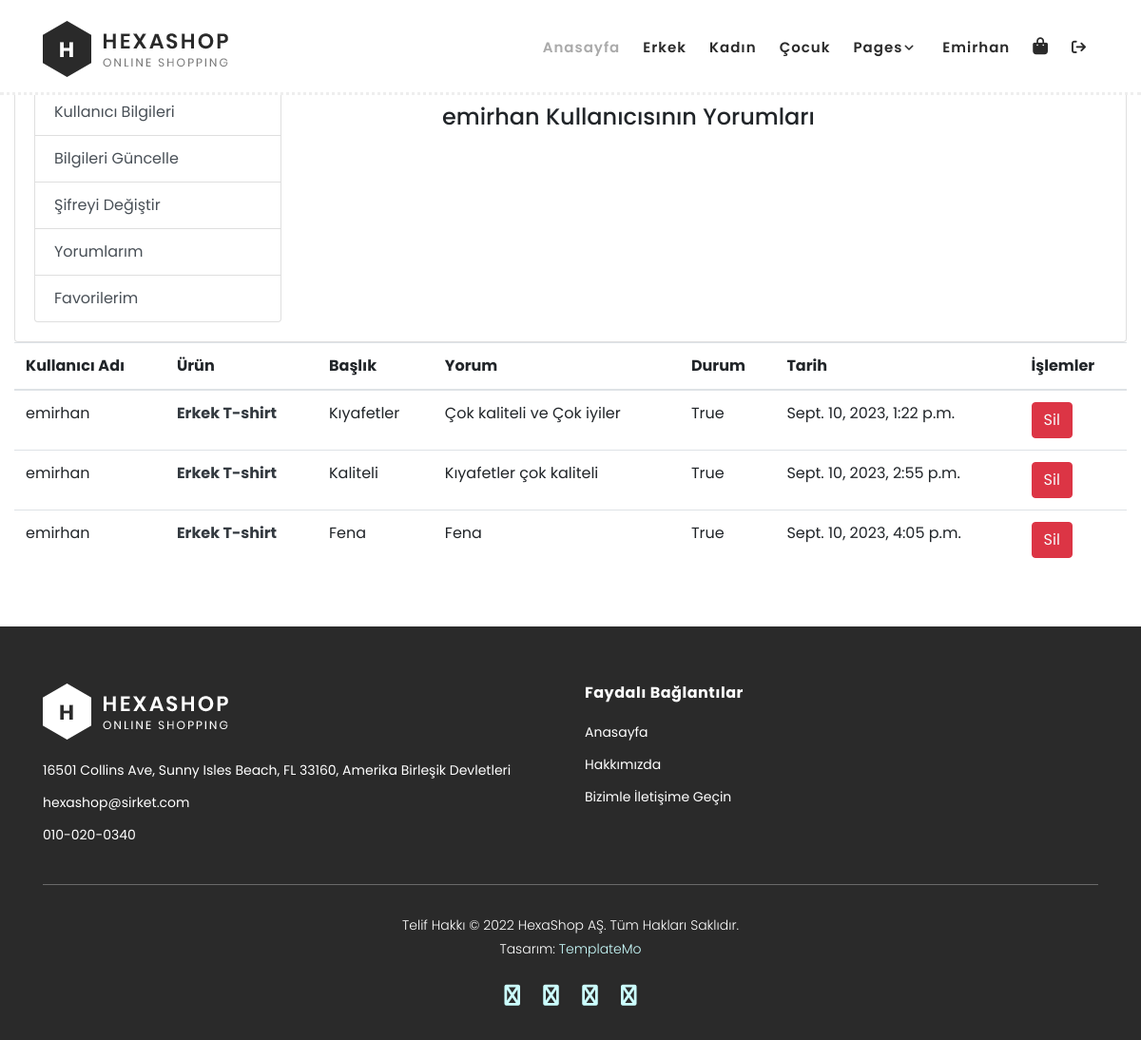
The page /user/comments/ (signed in) on the database as committed earlier.
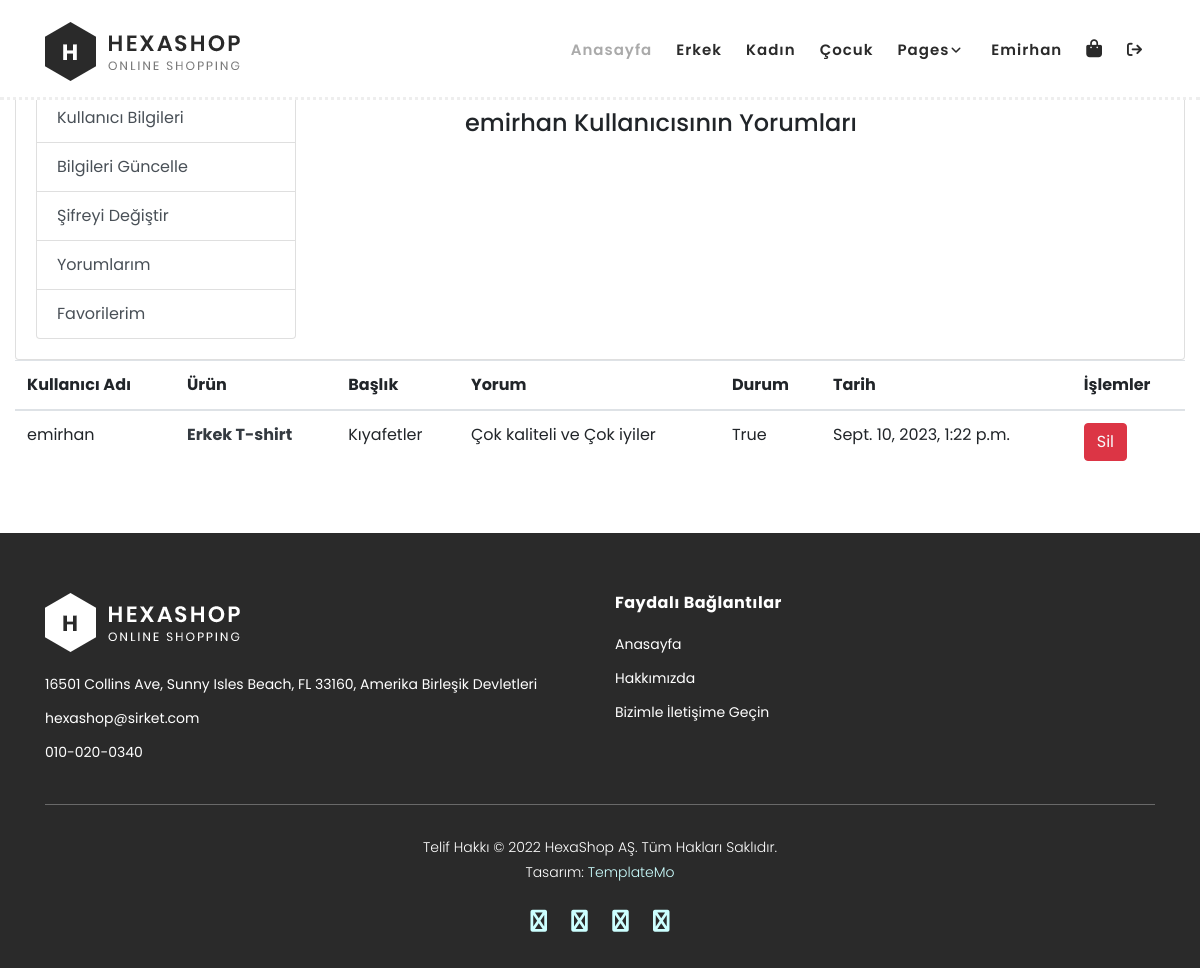
The same page on the database as committed later.
### product/models.py (models this page shows, shortened)
class Comment(models.Model):
    STATUS= (
        ('New', 'Yeni'),
        ('True', 'Göster'),
        ('False', 'Gösterme'),
    )
    product = models.ForeignKey(Product,on_delete=models.CASCADE)# Product tablosuyla ilişki kurulması
    user = models.ForeignKey(User,on_delete=models.CASCADE)
    subject = models.CharField(max_length=150,blank=True)
    comment = models.TextField(max_length=255)
    rate = models.IntegerField(blank=True,null=True)
    status = models.CharField(max_length=10,choices=STATUS,default='New')
    ip = models.CharField(blank=True,max_length=20)
    create_at = models.DateTimeField(auto_now_add=True)
    update_at = models.DateTimeField(auto_now=True)

class Product(models.Model):
    STATUS= (
        ('True', 'Evet'),
        ('False', 'Hayır'),
    )
    category = models.ForeignKey(Category,on_delete=models.CASCADE) # Category tablosuyla ilişki kurulması
    title = models.CharField(max_length=150)
    keyword = models.CharField(max_length=255)
    description = models.CharField(max_length=255)
    image = models.ImageField(blank=True, upload_to='images/')
    price = models.FloatField()
    amount = models.IntegerField()
    slug = models.SlugField(unique=True)
    detail = RichTextUploadingField()
    status = models.CharField(max_length=10, choices=STATUS)
    create_at = models.DateTimeField(auto_now_add=True)
    update_at = models.DateTimeField(auto_now=True)

### user/views.py (the view)
# urls.py: path("comments/", views.comments, name="comments"),
@login_required(login_url='/login') # Check login
def comments(request):
    current_user = request.user
    comments = Comment.objects.filter(user_id=current_user.id)
    context = {'comments':comments}
    return render(request,'user/user_comments.html',context)

### user/templates/user/user_comments.html (shortened to what this page needs)
{% extends 'home/homebase.html' %}
{% load static %}
{% block header %} {% include 'home/header.html' %} {% endblock %}
{% block content %}
<div class="col-md-12" style="margin-top:6%">
  <div class="card">
      <div class="card-body">
          <div class="row">
              <div class="col-md-3">
                  <div class="list-group" >
                      <a href="{% url 'profile' %}" class="list-group-item list-group-item-action">Kullanıcı Bilgileri</a>
                      <a href="{% url 'user_update' %}" class="list-group-item list-group-item-action">Bilgileri Güncelle</a>
                      <a href="{% url 'change_password' %}" class="list-group-item list-group-item-action">Şifreyi Değiştir</a>
                      <a href="{% url 'comments' %}" class="list-group-item list-group-item-action">Yorumlarım</a>
                      <a href="#" class="list-group-item list-group-item-action">Favorilerim</a>
                  </div>
              </div>
              <div class="col-md-9">
                  <div class="d-flex flex-column align-items-center text-center" style="margin-right:20%">
                      <div class="mt-3">
                          <h4>{{user.username}} Kullanıcısının Yorumları</h4>
                      </div>
                  </div>
              </div>
          </div>
      </div>
  </div>
  <table class="table">
    <thead>
      <tr>
        <th>Kullanıcı Adı</th>
        <th>Ürün</th>
        <th>Başlık</th>
        <th>Yorum</th>
        <th>Durum</th>
        <th>Tarih</th>
        <th>İşlemler</th>
      </tr>
    </thead>
    <tbody>
      {% for rs in comments %}
        <tr>
          <td>{{ user.username }}</td>
          <td>
          <a href= "/urunler/{{rs.product.id}}" class="text-dark">
          <strong>{{ rs.product.title }}</strong>
          </a>
          </td>
          <td>{{ rs.subject }}</td>
          <td>{{ rs.comment }}</td>
          <td>{{ rs.status }}</td>
          <td>{{ rs.create_at }}</td>
          <td><a href="/user/deletecomments/{{ rs.id }}" onclick="return confirm('Yorum Silinecek Emin Misiniz?')" class="btn btn-danger text-light">Sil</a></td>
        </tr>
      {% endfor %}
    </tbody>
  </table>
</div>
{% endblock %}
{% block footer %}{% include 'home/footer.html' %}{% endblock %}

### home/templates/home/homebase.html (shortened to what this page needs)
<!DOCTYPE html>
<html lang="en">
{% load static %}
<head>
    <link rel="stylesheet" type="text/css" href="{% static 'home/css/bootstrap.min.css' %}">
    <link rel="stylesheet" type="text/css" href="{% static 'home/css/font-awesome.css' %}">
    <link rel="stylesheet" href="{% static 'home/css/templatemo-hexashop.css' %}">
    <link rel="stylesheet" href="{% static 'home/css/owl-carousel.css' %}">
    <link rel="stylesheet" href="{% static 'home/css/lightbox.css' %}">
        <link href=
    "http://ajax.googleapis.com/ajax/libs/jqueryui/1.8.16/themes/ui-lightness/jquery-ui.css"
            rel="stylesheet" type="text/css" />
</head>
<body>
    {% block header %}
    {% endblock  %}
    {% block content %}
    {% endblock%}
    {% block footer %} {% endblock  %}
</body>
</html>

### home/templates/home/header.html (shortened to what this page needs)
{% load static %}
{% block  extra_link%}<link rel="stylesheet" href="https://cdnjs.cloudflare.com/ajax/libs/font-awesome/6.4.2/css/all.min.css" />{% endblock  %}
<header class="header-area header-sticky">
    <div class="container">
        <div class="row">
            <div class="col-12">
                <nav class="main-nav">
                    <a href="{% url 'index' %}" class="logo">
                        <img src="{% static 'home/images/logo.png' %}">
                    </a>
                    <ul class="nav">
                        <li class="scroll-to-section"><a href="{% url 'index' %}" class="active">Anasayfa</a></li>
                        <li class="scroll-to-section"><a href="#men">Erkek</a></li>
                        <li class="scroll-to-section"><a href="#women">Kadın</a></li>
                        <li class="scroll-to-section"><a href="#kids">Çocuk</a></li>
                        <li class="submenu">
                            <a href="javascript:;">Pages</a>
                        {% if user.id is not None %}
                        <li class="scroll-to-section"> <strong><a href="/user/">{{user.username}}</a></strong></p></li>
                        <li class="scroll-to-section"><a href="/order/shopcart/"><i class="fa-solid fa-bag-shopping"  style="font-size:18px"></i>{{request.session.cart_items}}</a></li>
                        <li class="scroll-to-section"><a href="/logout/"><i class="fa-solid fa-arrow-right-from-bracket" ></i></a></li>
                        {% else %}
                        <li class="scroll-to-section"><a href="{% url 'login' %}"><i class="fa-regular fa-user" style="font-size:20px"></i></a></li>
                        <li class="scroll-to-section"><a href="{% url 'signup' %}"><i class="fa-solid fa-user-plus" style="font-size:20px"></i></a></li>
                        {% endif %}
                        </li>
                </nav>
            </div>
        </div>
    </div>
</header>

### home/templates/home/footer.html
{% load static %}
<footer>
    <div class="container">
        <div class="row">
            <div class="col-lg-6">
                <div class="first-item">
                    <div class="logo">
                        <img src="{% static 'home/images/white-logo.png' %}" alt="hexashop e-ticaret şablonu">
                    </div>
                    <ul>
                        <li><a href="#">16501 Collins Ave, Sunny Isles Beach, FL 33160, Amerika Birleşik Devletleri</a></li>
                        <li><a href="#">hexashop@sirket.com</a></li>
                        <li><a href="#">010-020-0340</a></li>
                    </ul>
                </div>
            </div>
            <div class="col-lg-6">
                <h4>Faydalı Bağlantılar</h4>
                <ul>
                    <li><a href="#">Anasayfa</a></li>
                    <li><a href="#">Hakkımızda</a></li>
                    <li><a href="#">Bizimle İletişime Geçin</a></li>
                </ul>
            </div>
            <div class="col-lg-12">
                <div class="under-footer">
                    <p>Telif Hakkı © 2022 HexaShop AŞ. Tüm Hakları Saklıdır.
                    <br>Tasarım: <a href="https://templatemo.com" target="_parent" title="ücretsiz css şablonları">TemplateMo</a></p>
                    <ul>
                        <li><a href="#"><i class="fa fa-facebook"></i></a></li>
                        <li><a href="#"><i class="fa fa-twitter"></i></a></li>
                        <li><a href="#"><i class="fa fa-linkedin"></i></a></li>
                        <li><a href="#"><i class="fa fa-behance"></i></a></li>
                    </ul>
                </div>
            </div>
        </div>
    </div>
</footer>

### home/static/home/css/templatemo-hexashop.css (style rules this page uses)
html, body, div, span, applet, object, iframe, h1, h2, h3, h4, h5, h6, p, blockquote, div pre, a, abbr, acronym, address, big, cite, code, del, dfn, em, font, img, ins, kbd, q, s, samp, small, strike, strong, sub, sup, tt, var, b, u, i, center, dl, dt, dd, ol, ul, li, figure, header, nav, section, article, aside, footer, figcaption { margin: 0; padding: 0; border: 0; outline: 0; }
ul, li { padding: 0; margin: 0; list-style: none; }
header, nav, section, article, aside, footer, hgroup { display: block; }
* { box-sizing: border-box; }
html, body { font-family: 'Poppins', sans-serif; font-weight: 400; background-color: #fff; font-size: 16px; -ms-text-size-adjust: 100%; -webkit-font-smoothing: antialiased; -moz-osx-font-smoothing: grayscale; }
a { text-decoration: none !important; }
h1, h2, h3, h4, h5, h6 { margin-top: 0px; margin-bottom: 0px; }
ul { margin-bottom: 0px; }
p { font-size: 14px; line-height: 25px; color: #2a2a2a; }
html, body { background: #fff; font-family: 'Poppins', sans-serif; }
.header-area { border-bottom: 3px dotted #eee; box-shadow: none; background-color: #fff; position: absolute; top: 0px; left: 0px; right: 0px; z-index: 100; height: 100px; -webkit-transition: all .5s ease 0s; -moz-transition: all .5s ease 0s; -o-transition: all .5s ease 0s; transition: all .5s ease 0s; }
.header-area .main-nav { min-height: 80px; background: transparent; }
.header-area .main-nav .logo { line-height: 100px; color: #fff; font-size: 28px; font-weight: 700; text-transform: uppercase; letter-spacing: 2px; float: left; -webkit-transition: all 0.3s ease 0s; -moz-transition: all 0.3s ease 0s; -o-transition: all 0.3s ease 0s; transition: all 0.3s ease 0s; }
.header-area .main-nav .nav { float: right; margin-top: 30px; margin-right: 0px; background-color: transparent; -webkit-transition: all 0.3s ease 0s; -moz-transition: all 0.3s ease 0s; -o-transition: all 0.3s ease 0s; transition: all 0.3s ease 0s; position: relative; z-index: 999; }
.header-area .main-nav .nav li { padding-left: 15px; padding-right: 15px; }
.header-area .main-nav .nav li a { display: block; font-weight: 600; font-size: 15px; color: #2a2a2a; text-transform: capitalize; -webkit-transition: all 0.3s ease 0s; -moz-transition: all 0.3s ease 0s; -o-transition: all 0.3s ease 0s; transition: all 0.3s ease 0s; height: 40px; line-height: 40px; border: transparent; letter-spacing: 1px; }
.header-area .main-nav .nav li a { color: #2a2a2a; }
.header-area .main-nav .nav li:hover a, .header-area .main-nav .nav li a.active { color: #aaa!important; }
.header-area .main-nav .nav li.submenu { position: relative; padding-right: 30px; }
.header-area .main-nav .nav li.submenu:after { font-family: FontAwesome; content: "\f107"; font-size: 12px; color: #2a2a2a; position: absolute; right: 18px; top: 12px; }
.header-area.header-sticky { min-height: 80px; }
.header-area .nav { margin-top: 30px; }
.header-area.header-sticky .nav li a.active { color: #aaa; }
@media (max-width: 1200px) { .header-area .main-nav .nav li { padding-left: 12px; padding-right: 12px; } }
@media (max-width: 1200px) { .header-area .main-nav:before { display: none; } }
@media (min-width: 767px) { .header-area .main-nav .nav { display: flex !important; } }
footer { margin-top: 60px; padding: 60px 0px 30px 0px; background-color: #2a2a2a; }
footer .logo { margin-bottom: 20px; }
footer ul li { display: block; margin-bottom: 10px; }
footer ul li a { font-size: 14px; color: #fff; transition: all .3s; }
footer h4 { letter-spacing: 0.5px; font-size: 16px; color: #fff; font-weight: 700; margin-bottom: 20px; }
footer .under-footer { margin-top: 30px; padding-top: 30px; text-align: center; border-top: 1px solid rgba(250,250,250,0.3); }
footer .under-footer ul { margin-top: 20px; }
footer .under-footer ul li { display: inline-block; margin: 0px 10px; }
footer .under-footer ul li a { font-size: 22px; }
footer .under-footer p { color: #fff; font-size: 14px; font-weight: 300; }
footer .under-footer a { color: #cff; }

Rows that differ between the two databases and show on the page:
removed Comment: {{ user.username }} "emirhan", product "Erkek T-shirt", subject "Kaliteli", comment "Kıyafetler çok kaliteli", status "True", create_at "Sept. 10, 2023, 2:55 p.m."
removed Comment: {{ user.username }} "emirhan", product "Erkek T-shirt", subject "Fena", comment "Fena", status "True", create_at "Sept. 10, 2023, 4:05 p.m."
